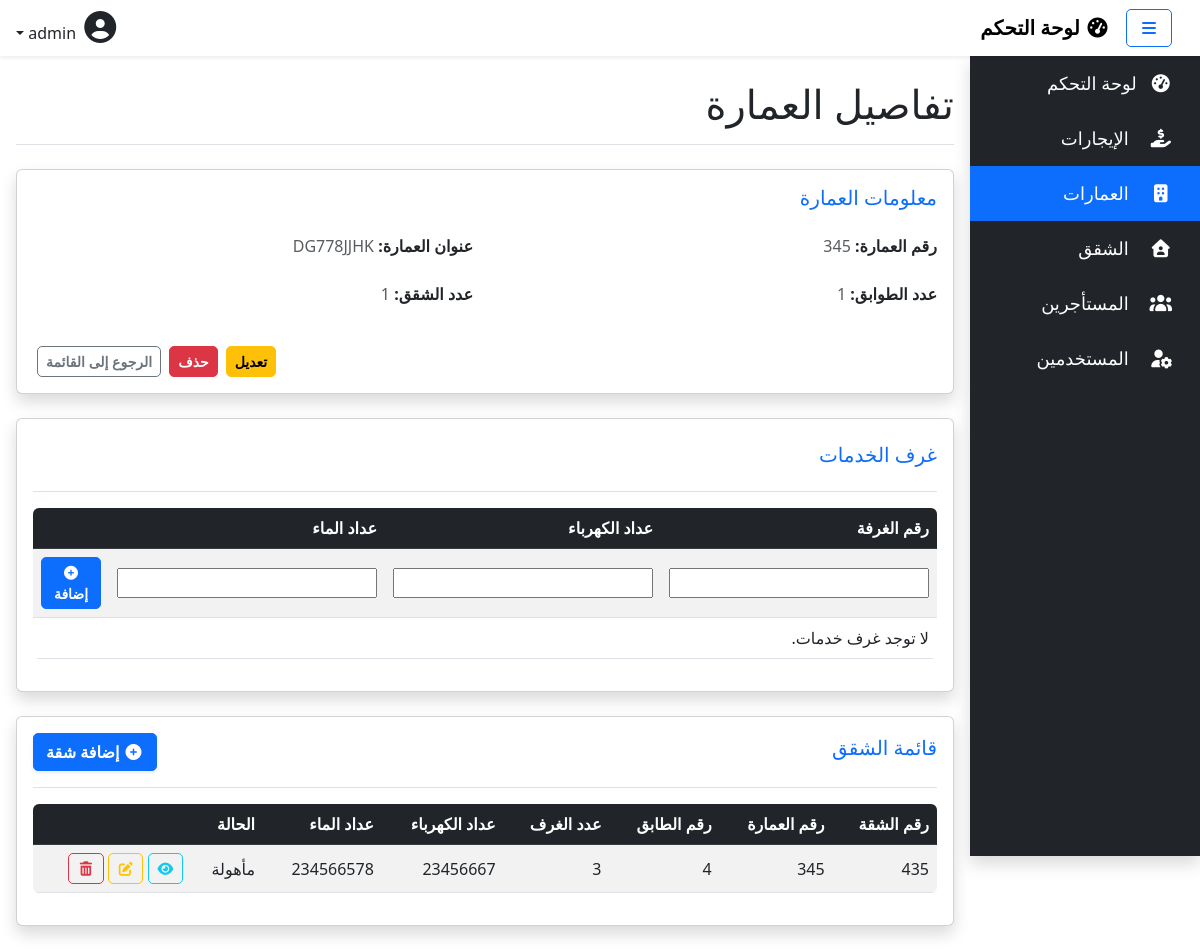
Before: /buildings/4/ (signed in) with the older database file.
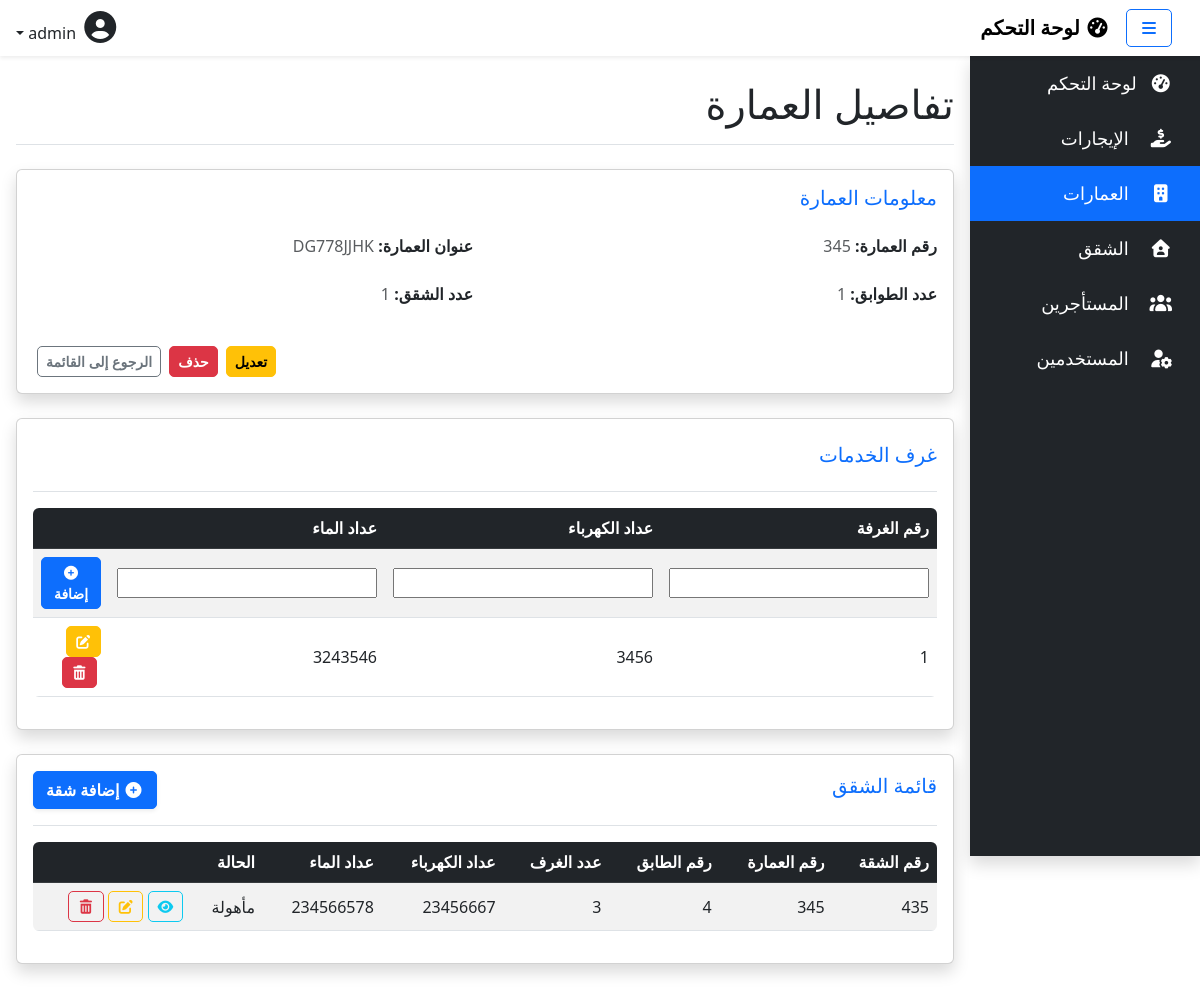
After: the same page with the newer database file.
### rentals/models.py (models this page shows, shortened)
class Building(models.Model):
    building_number = models.CharField(max_length=3, unique=True, verbose_name="رقم العمارة")
    address = models.CharField(max_length=255, blank=True, verbose_name="عنوان العمارة")
    number_of_floors = models.IntegerField(verbose_name="عدد الطوابق", default=1)
    number_of_apartments = models.IntegerField(verbose_name="عدد الشقق", default=0)
    class Meta:
        verbose_name = "العمارة"
        verbose_name_plural = "العمارات"
    def __str__(self):
        return self.building_number

class Apartment(models.Model):
    APARTMENT_STATUS_CHOICES = [
        ('شاغرة', 'شاغرة'),
        ('مأهولة', 'مأهولة'),
    ]
    building = models.ForeignKey(Building, on_delete=models.CASCADE, related_name='apartments', verbose_name="العمارة")
    apartment_number = models.CharField(max_length=50, verbose_name="رقم الشقة")
    num_of_rooms = models.IntegerField(verbose_name="عدد الغرف")
    electricity_meter_number = models.CharField(max_length=50, verbose_name="رقم عداد الكهرباء")
    water_meter_number = models.CharField(max_length=50, verbose_name="رقم عداد الماء")
    status = models.CharField(max_length=8, choices=APARTMENT_STATUS_CHOICES, default='شاغرة', verbose_name="الحالة")
    floor_number = models.IntegerField(verbose_name="رقم الطابق", default=1)
    class Meta:
        verbose_name = "الشقة"
        verbose_name_plural = "الشقق"
        unique_together = ("building", "apartment_number")

class ServiceRoom(models.Model):
    building = models.ForeignKey(Building, on_delete=models.CASCADE, related_name='service_rooms', verbose_name="العمارة")
    room_number = models.CharField(max_length=50, verbose_name="رقم الغرفة")
    electricity_meter_number = models.CharField(max_length=50, blank=True, null=True, verbose_name="رقم عداد الكهرباء")
    water_meter_number = models.CharField(max_length=50, blank=True, null=True, verbose_name="رقم عداد الماء")
    class Meta:
        verbose_name = "غرفة الخدمات"
        verbose_name_plural = "غرف الخدمات"
        unique_together = ("building", "room_number")

### rentals/views.py (the view, shortened to what this page needs)
# urls.py: path('buildings/<int:pk>/', views.BuildingDetailView.as_view(), name='building_detail'),
class BuildingDetailView(PermissionRequiredMixin, DetailView):
    model = Building
    template_name = 'buildings/detail.html'
    permission_required = 'rentals.view_building'
    def get_context_data(self, **kwargs):
        context = super().get_context_data(**kwargs)
        context["model_name"] = self.model._meta.model_name
        context["model_verbose_name"] = self.model._meta.verbose_name
        context["fields"] = [
            (field.verbose_name, getattr(self.object, field.name, "لا توجد بيانات"))
            for field in self.model._meta.get_fields()
            if not (field.auto_created and not field.concrete) and field.name != "id"
        ]
        context["service_rooms"] = self.object.service_rooms.all()
        room_id = self.request.GET.get("edit_room")
        if room_id:
            room = get_object_or_404(ServiceRoom, id=room_id, building=self.object)
            context['serviceroom_form'] = ServiceRoomForm(instance=room)
            context['editing_room'] = room  # Pass the room object for editing UI
        else:
            context['serviceroom_form'] = ServiceRoomForm()
        return context

### rentals/forms.py
class ServiceRoomForm(forms.ModelForm):
    class Meta:
        model = ServiceRoom
        fields = ["room_number", "electricity_meter_number", "water_meter_number"]
        can_delete=True

### rentals/templates/buildings/detail.html (shortened to what the changed rows need)
{% extends 'base.html' %}
{% block content %}
  <div class="container mt-4">
    <div class="d-flex justify-content-between align-items-center border-bottom pb-2 mb-4">
      <h1 class="text-end">تفاصيل {{ model_verbose_name }}</h1>
    </div>
    <div class="card shadow border-1 mb-4">
      <div class="card-body">
        <div class="row mb-3">
          {% for field_name, field_value in fields %}
            <div class="col-md-6 mb-2">
              <p><strong>{{ field_name }}:</strong> <span class="text-muted">{{ field_value }}</span></p>
            </div>
          {% endfor %}
        </div>
      </div>
    </div>
    <div class="card shadow border-1 mb-4">
      <div class="card-body">
        <div style="overflow-x: auto; max-width: 100%;">
          <table id="apartmentsTable" class="table table-responsive table-striped table-hover">
            <thead class="table-dark">
              <tr>
                <th>رقم الغرفة</th>
                <th>عداد الكهرباء</th>
                <th>عداد الماء</th>
                <th></th>
              </tr>
            </thead>
            <tbody>
              {% for room in service_rooms %}
              <tr>
                <td>{{ room.room_number }}</td>
                <td>{{ room.electricity_meter_number }}</td>
                <td>{{ room.water_meter_number }}</td>
                <td>
                  <a href="?edit_room={{ room.id }}" class="btn btn-warning btn-sm text-white">
                    <i class="fas fa-edit"></i>
                  </a>
                  <form method="post" class="d-inline">
                    <button type="submit" class="btn btn-danger btn-sm mx-1"
                      onclick="return confirm('هل أنت متأكد من حذف غرفة الخدمات {{ room.room_number }} ؟')">
                      <i class="fas fa-trash-alt"></i>
                    </button>
                  </form>
                </td>
              </tr>
              {% empty %}
              <tr><td colspan="5">لا توجد غرف خدمات.</td></tr>
              {% endfor %}
            </tbody>
          </table>
        </div>
      </div>
    </div>
    <div class="card shadow border-1 mb-4">
      <div class="card-body">
        <div style="overflow-x: auto; max-width: 100%;">
          <table id="apartmentsTable" class="table table-responsive table-striped table-hover">
            <thead class="table-dark">
              <tr>
                <th>رقم الشقة</th>
                <th>رقم العمارة</th>
                <th>رقم الطابق</th>
                <th>عدد الغرف</th>
                <th>عداد الكهرباء</th>
                <th>عداد الماء</th>
                <th>الحالة</th>
                <th></th>
              </tr>
            </thead>
            <tbody>
              {% for apartment in object.apartments.all %}
              <tr>
                <td>{{ apartment.apartment_number }}</td>
                <td>{{ apartment.building }}</td>
                <td>{{ apartment.floor_number }}</td>
                <td>{{ apartment.num_of_rooms }}</td>
                <td>{{ apartment.water_meter_number }}</td>
                <td>{{ apartment.electricity_meter_number}}</td>
                <td>{{ apartment.status }}</td>
                <td>
                  <a href="{% url 'apartment_detail' apartment.pk %}" class="btn btn-outline-info btn-sm">
                    <i class="fas fa-eye"></i>
                  </a>
                  <a href="{% url 'apartment_update' apartment.pk %}" class="btn btn-outline-warning btn-sm">
                    <i class="fas fa-edit"></i>
                  </a>
                  <a href="{% url 'apartment_delete' apartment.pk %}" class="btn btn-outline-danger btn-sm">
                    <i class="fas fa-trash-alt"></i>
                  </a>
                </td>
              </tr>
              {% endfor %}
            </tbody>
          </table>
        </div>
      </div>
    </div>
  </div>
{% endblock %}

Changed rows visible on the page:
added ServiceRoom: room_number "1", electricity_meter_number "3456", water_meter_number "3243546"
Other visible differences:
text no longer shown: "لا توجد غرف خدمات."
